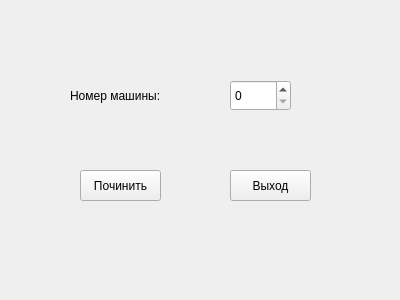
<?xml version="1.0" encoding="UTF-8"?>
<ui version="4.0">
 <class>BikeRepair</class>
 <widget class="QWidget" name="BikeRepair">
  <property name="geometry">
   <rect>
    <x>0</x>
    <y>0</y>
    <width>400</width>
    <height>300</height>
   </rect>
  </property>
  <property name="windowTitle">
   <string>Form</string>
  </property>
  <widget class="QPushButton" name="pushButton">
   <property name="geometry">
    <rect>
     <x>80</x>
     <y>170</y>
     <width>81</width>
     <height>31</height>
    </rect>
   </property>
   <property name="text">
    <string>Починить</string>
   </property>
  </widget>
  <widget class="QPushButton" name="pushButton_2">
   <property name="geometry">
    <rect>
     <x>230</x>
     <y>170</y>
     <width>81</width>
     <height>31</height>
    </rect>
   </property>
   <property name="text">
    <string>Выход</string>
   </property>
  </widget>
  <widget class="QLabel" name="label">
   <property name="geometry">
    <rect>
     <x>70</x>
     <y>80</y>
     <width>111</width>
     <height>31</height>
    </rect>
   </property>
   <property name="text">
    <string>Номер машины:</string>
   </property>
  </widget>
  <widget class="QSpinBox" name="spinBox">
   <property name="geometry">
    <rect>
     <x>230</x>
     <y>80</y>
     <width>61</width>
     <height>31</height>
    </rect>
   </property>
  </widget>
 </widget>
 <resources/>
 <connections/>
</ui>
